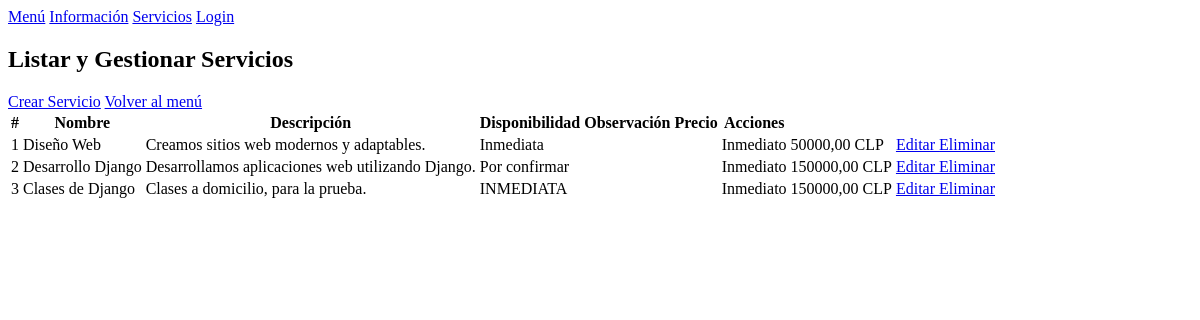
The page /servicios/ on the database as committed earlier.
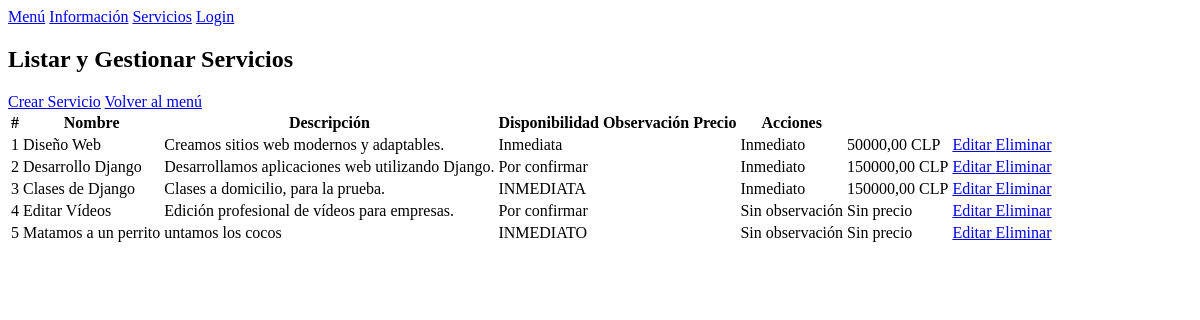
The same page on the database as committed later.
### serviciosApp/models.py (models this page shows, shortened)
class Servicio(models.Model):
    nombre = models.CharField(max_length=100)
    descripcion = models.TextField()
    disponibilidad = models.CharField(max_length=50)

class PrecioServicio(models.Model):
    servicio = models.OneToOneField(
        Servicio,
        on_delete=models.CASCADE
    )
    precio = models.DecimalField(
        max_digits=10,
        decimal_places=2
    )
    descuento = models.DecimalField(
        max_digits=5,
        decimal_places=2,
        default=0
    )
    moneda = models.CharField(
        max_length=10,
        default="CLP"
    )
    observacion = models.CharField(
        max_length=200,
        blank=True
    )

### serviciosApp/views.py (the view)
# urls.py: path('', views.servicios_list, name='listar_servicios'),
def servicios_list(request):
    servicios = Servicio.objects.all()
    return render(request, 'serviciosApp/listar.html', {'servicios': servicios})

### templates/serviciosApp/listar.html (shortened to what this page needs)
<!DOCTYPE html>
<html lang="es">
<head>
</head>
<body>
    <div class="nav">
        <a href="/">Menú</a>
        <a href="/informacion/">Información</a>
        <a href="/servicios/">Servicios</a>
        <a href="/servicios/login/">Login</a>
    </div>
    <div class="container">
        <div class="card">
            <h2>Listar y Gestionar Servicios</h2>
            <div class="top-bar">
                <a class="btn" href="/servicios/crear/">Crear Servicio</a>
                <a class="btn btn-back" href="/">Volver al menú</a>
            </div>
            <table>
                <thead>
                    <tr>
                        <th>#</th>
                        <th>Nombre</th>
                        <th>Descripción</th>
                        <th>Disponibilidad</th>
                        <th>Observación</th>
                        <th>Precio</th>
                        <th>Acciones</th>
                    </tr>
                </thead>
                <tbody>
                    {% for s in servicios %}
                    <tr>
                        <td>{{ forloop.counter }}</td>
                        <td>{{ s.nombre }}</td>
                        <td>{{ s.descripcion }}</td>
                        <td>{{ s.disponibilidad }}</td>
                        <td>{{ s.observacion }}</td>
                        <td>{{ s.precio }}</td>
                        <td>
                            {% if s.precioservicio.observacion %}
                                {{ s.precioservicio.observacion }}
                            {% else %}
                                Sin observación
                            {% endif %}
                        </td>
                        <td>
                            {% if s.precioservicio %}
                                {{ s.precioservicio.precio }} {{ s.precioservicio.moneda }}
                            {% else %}
                                Sin precio
                            {% endif %}
                        </td>
                        <td>
                            <div class="actions">
                                <a class="btn-edit" href="/servicios/editar/{{ s.id }}/">
                                    Editar
                                </a>
                                <a class="btn-delete" href="/servicio/eliminar/{{ s.id }}/">
                                    Eliminar
                                </a>
                            </div>
                        </td>
                    </tr>
                    {% endfor %}
                </tbody>
            </table>
        </div>
    </div>
</body>
</html>

Rows that differ between the two databases and show on the page:
added Servicio: nombre "Editar Vídeos", descripcion "Edición profesional de vídeos para empresas.", disponibilidad "Por confirmar", shows "Sin observación", shows "Sin precio"
added Servicio: nombre "Matamos a un perrito", descripcion "untamos los cocos", disponibilidad "INMEDIATO", shows "Sin observación", shows "Sin precio"
